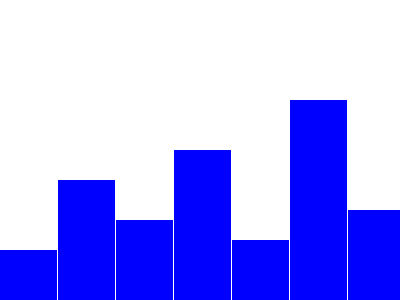
Frame 1 (no input)
Frame 2 (the mouse pressed at the canvas centre, redrawn once): identical to frame 1, image omitted

The Processing sketch that drew this single still picture (run headless with seeded random() and noise(); the mouse was pressed at the canvas centre and the sketch redrawn once):

// Processing sketch: graph
// ── graph.pde
int[] values = {50,120,80,150,60,200,90};
int value = 50;
boolean flag = false;
float number = 3.13;
String myText = "hello";

void setup() {
 size(400,300);
 background(255);
 //println(2+2);
 //textSize(14);
 //stroke(0);
 //text(number, 100, 10);
 //println(values[0]);
 println(width, values.length, width/values.length);
 
}

int distance = 1;

void draw() {
  int widthVal = width/values.length;
  fill(0,0,255);
  noStroke();
  for (int i = 0; i < values.length; i++) {
    
    //line(distance * i, height, distance * i, values[i]);
    rect((distance + widthVal) * i, height - values[i], widthVal, values[i]);
    //distance += 2;
  }
  noLoop();
 
}
